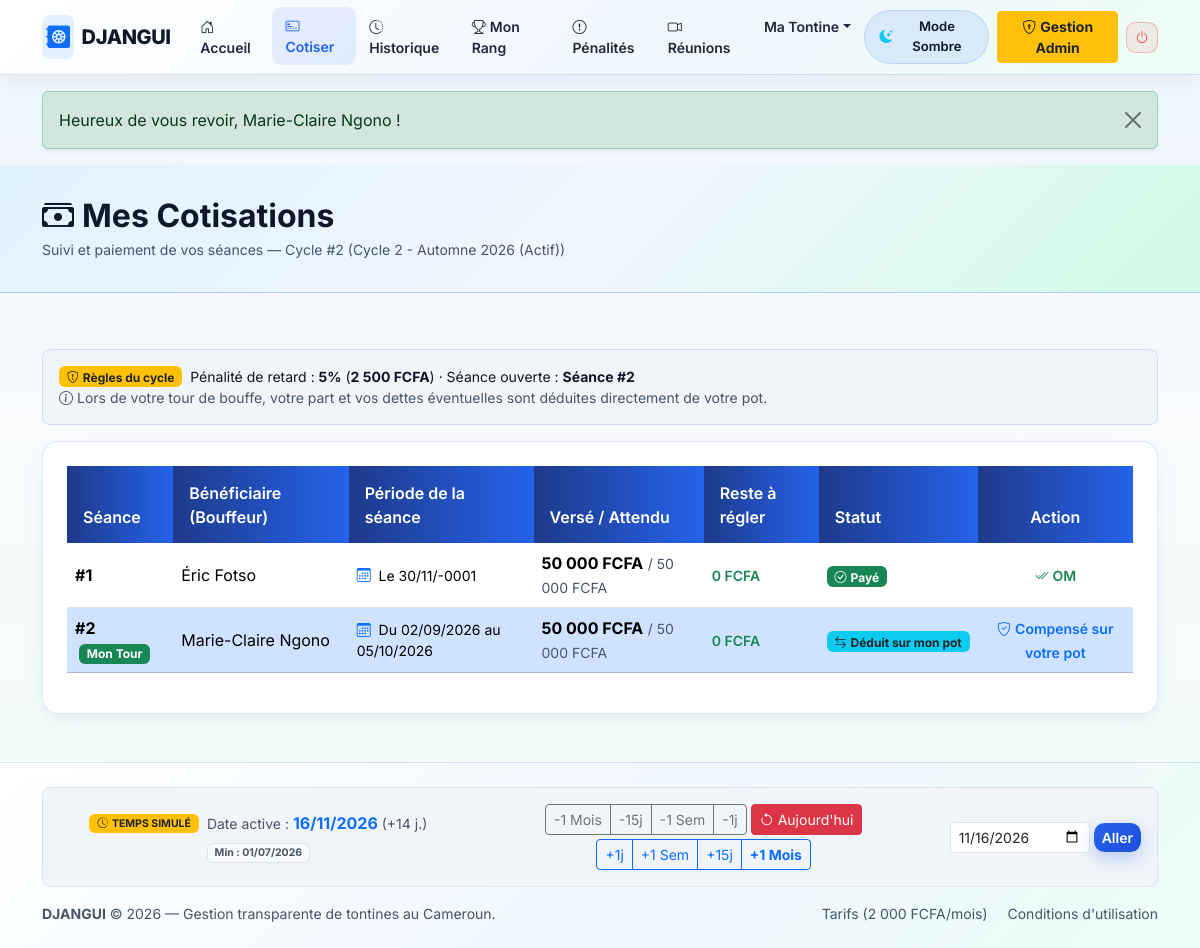
The app's page /member/contributions.php (signed in), older data.
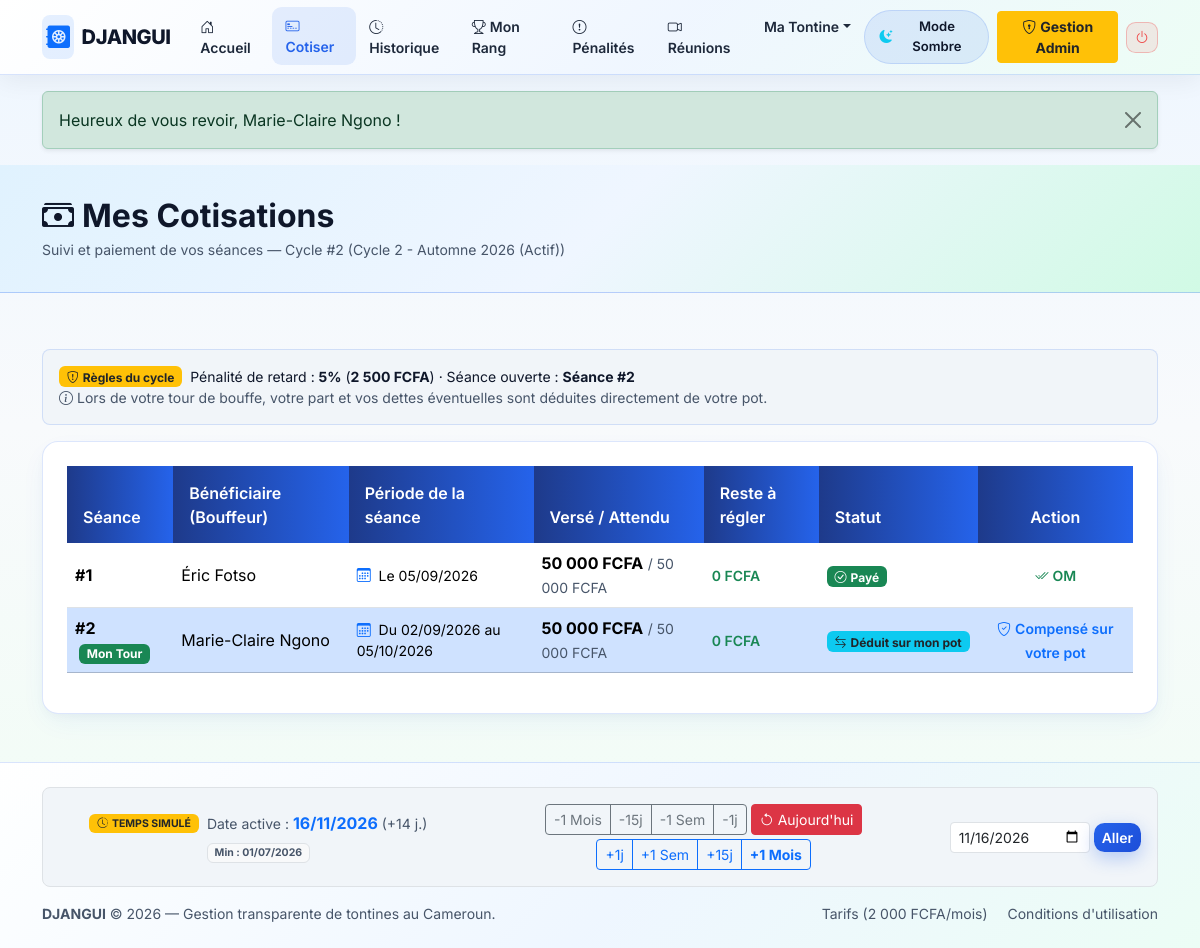
The same page, newer data.
### tables this page shows
CREATE TABLE cycles (
    id INT UNSIGNED AUTO_INCREMENT PRIMARY KEY,
    tontine_id INT UNSIGNED NOT NULL,
    numero_cycle INT UNSIGNED NOT NULL,
    titre VARCHAR(100) NOT NULL,
    montant_cotisation DECIMAL(12,2) NOT NULL,
    frequence ENUM('hebdo', 'bimensuel', 'mensuel') NOT NULL DEFAULT 'mensuel',
    jour_limite_paiement TINYINT UNSIGNED NOT NULL DEFAULT 5,
    montant_penalite_retard DECIMAL(12,2) NOT NULL DEFAULT 0.00,
    date_debut DATE NOT NULL,
    date_fin DATE DEFAULT NULL,
    statut ENUM('brouillon', 'actif', 'termine', 'annule') NOT NULL DEFAULT 'brouillon',
    date_tirage DATETIME DEFAULT NULL,
    tirage_verrouille TINYINT(1) NOT NULL DEFAULT 0,
    auteur_tirage_id INT UNSIGNED DEFAULT NULL,
    created_at DATETIME NOT NULL DEFAULT CURRENT_TIMESTAMP,

    CONSTRAINT uq_cycles_tontine_numero UNIQUE (tontine_id, numero_cycle),
    CONSTRAINT chk_cycles_montant CHECK (montant_cotisation > 0),
    CONSTRAINT chk_cycles_penalite CHECK (montant_penalite_retard >= 0),
    CONSTRAINT fk_cycles_tontine FOREIGN KEY (tontine_id) REFERENCES tontines(id) ON DELETE CASCADE ON UPDATE CASCADE,
    CONSTRAINT fk_cycles_auteur_tirage FOREIGN KEY (auteur_tirage_id) REFERENCES users(id) ON DELETE SET NULL ON UPDATE CASCADE,
    INDEX idx_cycles_tontine_statut (tontine_id, statut)
);

CREATE TABLE contributions (
    id INT UNSIGNED AUTO_INCREMENT PRIMARY KEY,
    cycle_member_id INT UNSIGNED NOT NULL COMMENT 'Le membre qui doit payer cette cotisation',
    beneficiaire_cycle_member_id INT UNSIGNED NOT NULL COMMENT 'Le bouffeur de cette seance qui recoit les fonds',
    numero_seance INT UNSIGNED NOT NULL,
    date_echeance DATE NOT NULL,
    montant_attendu DECIMAL(12,2) NOT NULL,
    montant_paye DECIMAL(12,2) NOT NULL DEFAULT 0.00,
    statut ENUM('en_attente', 'partiel', 'paye', 'en_retard') NOT NULL DEFAULT 'en_attente',
    created_at DATETIME NOT NULL DEFAULT CURRENT_TIMESTAMP,
    updated_at DATETIME NOT NULL DEFAULT CURRENT_TIMESTAMP ON UPDATE CURRENT_TIMESTAMP,

    CONSTRAINT uq_contrib_membre_seance UNIQUE (cycle_member_id, numero_seance),
    CONSTRAINT chk_contrib_attendu CHECK (montant_attendu > 0),
    CONSTRAINT chk_contrib_paye CHECK (montant_paye >= 0),
    CONSTRAINT fk_contrib_payeur FOREIGN KEY (cycle_member_id) REFERENCES cycle_members(id) ON DELETE CASCADE ON UPDATE CASCADE,
    CONSTRAINT fk_contrib_bouffeur FOREIGN KEY (beneficiaire_cycle_member_id) REFERENCES cycle_members(id) ON DELETE RESTRICT ON UPDATE CASCADE,
    INDEX idx_contrib_echeance_statut (date_echeance, statut),
    INDEX idx_contrib_bouffeur (beneficiaire_cycle_member_id)
);

### includes/functions.php (called while the page is built, shortened)
<?php
require_once __DIR__ . '/db.php';
function obtenir_decalage_temps(): int {
    $data = json_decode((string)@file_get_contents(SIM_CLOCK_FILE), true);
    return isset($data['offset_seconds']) ? (int)$data['offset_seconds'] : 0;
}
function temps_actuel(): int {
    return time() + obtenir_decalage_temps();
}
function date_actuelle(string $format = 'Y-m-d'): string {
    return date($format, temps_actuel());
}
function calculer_echeance_seance(string $date_debut_cycle, int $numero_seance, string $frequence): string {
    if ($numero_seance <= 1) {
        return date('Y-m-d', strtotime($date_debut_cycle));
    }
    $nb_periodes = $numero_seance - 1;
    $decalage = match ($frequence) {
        'hebdo'     => '+' . ($nb_periodes * 7) . ' days',
        'bimensuel' => '+' . ($nb_periodes * 15) . ' days',
        default     => '+' . $nb_periodes . ' months',
    };
    return date('Y-m-d', strtotime($date_debut_cycle . ' ' . $decalage));
}
function formater_periode_seance(string $date_debut_cycle, int $numero_seance, string $frequence, ?string $date_echeance = null): string {
    $ech = $date_echeance ?: calculer_echeance_seance($date_debut_cycle, $numero_seance, $frequence);
    if ($numero_seance <= 1) {
        return 'Le ' . date('d/m/Y', strtotime($ech));
    }
    $ech_precedente = calculer_echeance_seance($date_debut_cycle, $numero_seance - 1, $frequence);
    $debut_seance   = date('d/m/Y', strtotime($ech_precedente . ' +1 day'));
    return 'Du ' . $debut_seance . ' au ' . date('d/m/Y', strtotime($ech));
}
function obtenir_seance_ouverte_max(PDO $pdo, int $cycle_id): int {
    $stmt = $pdo->prepare("
        SELECT co.numero_seance,
               MIN(co.date_echeance) AS date_echeance,
               SUM(CASE WHEN co.cycle_member_id != co.beneficiaire_cycle_member_id AND co.montant_paye < co.montant_attendu THEN 1 ELSE 0 END) AS nb_impayes
        FROM contributions co
        INNER JOIN cycle_members cm ON cm.id = co.cycle_member_id
        WHERE cm.cycle_id = ?
        GROUP BY co.numero_seance
        ORDER BY co.numero_seance ASC
    ");
    $stmt->execute([$cycle_id]);
    $seances = $stmt->fetchAll();
    $aujourdhui = date_actuelle('Y-m-d');
    $seance_ouverte = 1;
    foreach ($seances as $s) {
        $num = (int)$s['numero_seance'];
        $ech = $s['date_echeance'];
        $impayes = (int)$s['nb_impayes'];
        $seance_ouverte = $num;
        $est_cloturee = ($impayes === 0) || (strtotime($aujourdhui) > strtotime($ech));
    }
    return $seance_ouverte;
}
function synchroniser_horloge_et_retards(PDO $pdo): void {
    $ts = temps_actuel();
    $pdo->exec("SET SESSION timestamp = " . (int)$ts);
    $pdo->exec("
        UPDATE contributions
        SET statut = CASE WHEN montant_paye > 0 THEN 'partiel' ELSE 'en_attente' END
        WHERE montant_paye < montant_attendu
          AND date_echeance >= CURDATE()
          AND statut = 'en_retard'
    ");
    $pdo->exec("
        DELETE p FROM penalties p
        INNER JOIN contributions co ON co.id = p.contribution_id
        WHERE p.statut = 'en_attente'
          AND p.type_operation = 'penalite'
          AND co.date_echeance >= CURDATE()
    ");
    $stmtCyclesActifs = $pdo->query("SELECT id, tontine_id FROM cycles WHERE statut = 'actif'");
    $cycles_actifs = $stmtCyclesActifs ? $stmtCyclesActifs->fetchAll() : [];
    foreach ($cycles_actifs as $cyc) {
        $cid = (int)$cyc['id'];
        $max_ouverte = obtenir_seance_ouverte_max($pdo, $cid);
    }
}
function e($texte) {
    return htmlspecialchars((string)$texte, ENT_QUOTES, 'UTF-8');
}
function format_fcfa($montant) {
    return number_format((float)$montant, 0, ',', ' ') . ' FCFA';
}
if (isset($pdo) && $pdo instanceof PDO) {
    synchroniser_horloge_et_retards($pdo);
}

### member/contributions.php (the view, shortened to what the changed rows need)
<?php
require_once __DIR__ . '/../includes/db.php';
require_once __DIR__ . '/../includes/functions.php';
$tontine_id = (int)$_SESSION['tontine_id'];
$user_id    = (int)$_SESSION['user_id'];
$stmtCycle = $pdo->prepare("SELECT * FROM cycles WHERE tontine_id = ? AND statut = 'actif' LIMIT 1");
$stmtCycle->execute([$tontine_id]);
$cycle = $stmtCycle->fetch();
$mon_cycle_member   = null;
$seance_max_ouverte = 1;
if ($cycle) {
    $cid = (int)$cycle['id'];
    $seance_max_ouverte = obtenir_seance_ouverte_max($pdo, $cid);
    $stmtCM = $pdo->prepare("SELECT * FROM cycle_members WHERE cycle_id = ? AND user_id = ? LIMIT 1");
    $stmtCM->execute([$cid, $user_id]);
    $mon_cycle_member = $stmtCM->fetch();
}
$montant_cotis_cycle = $cycle ? (float)$cycle['montant_cotisation'] : 0.0;
$penalite_montant    = $cycle ? (float)($cycle['montant_penalite_retard'] ?? 0) : 0.0;
$pourcentage_penalite = ($cycle && $montant_cotis_cycle > 0)
    ? round(($penalite_montant / $montant_cotis_cycle) * 100, 1)
    : 0.0;
if ($cycle && $mon_cycle_member) {
    $stmtSeances = $pdo->prepare("
        SELECT
            c.id AS contribution_id,
            c.cycle_member_id,
            c.beneficiaire_cycle_member_id,
            c.numero_seance,
            c.date_echeance,
            c.montant_attendu,
            c.montant_paye,
            c.statut AS statut_contrib,
            u_ben.nom_complet AS ben_nom,
            (SELECT p.mode_paiement FROM payments p WHERE p.contribution_id = c.id AND p.statut_paiement = 'valide' ORDER BY p.id DESC LIMIT 1) AS mode_paiement,
            (SELECT COALESCE(SUM(pen.montant), 0) FROM penalties pen WHERE pen.contribution_id = c.id AND pen.type_operation = 'penalite' AND pen.statut = 'en_attente') AS penalite_seance_attente
        FROM contributions c
        JOIN cycle_members cm_bouffeur ON cm_bouffeur.id = c.beneficiaire_cycle_member_id
        JOIN users u_ben ON u_ben.id = cm_bouffeur.user_id
        WHERE c.cycle_member_id = ?
        ORDER BY c.numero_seance ASC
    ");
    $stmtSeances->execute([(int)$mon_cycle_member['id']]);
    $seances = $stmtSeances->fetchAll();
}
require_once __DIR__ . '/../includes/header.php';
?>
<div class="page-header-dark">
    <div class="container">
        <h2 class="fw-bold mb-1"><i class="bi bi-cash-stack me-2"></i>Mes Cotisations</h2>
        <p class="text-muted mb-0 small">
            Suivi et paiement de vos séances — Cycle <?= $cycle ? '#' . (int)$cycle['numero_cycle'] . ' (' . e($cycle['titre']) . ')' : '—' ?>
        </p>
    </div>
</div>
<div class="container pb-5">
    <?php if (!$cycle): ?>
        <div class="card card-djangui hover-lift p-4 text-center mt-4">
            <i class="bi bi-info-circle display-4 text-muted"></i>
            <h5 class="mt-3">Aucun cycle actif</h5>
            <p class="text-muted">Les cotisations ne sont pas encore ouvertes pour le moment.</p>
        </div>
    <?php else: ?>
        <div class="d-flex flex-wrap justify-content-between align-items-center mt-4 mb-3 p-3 rounded-3 box-adaptive">
            <div class="d-flex align-items-center gap-2">
                <span class="badge bg-warning text-dark"><i class="bi bi-shield-exclamation me-1"></i>Règles du cycle</span>
                <span class="small">
                    Pénalité de retard : <strong><?= $pourcentage_penalite ?>%</strong> (<strong><?= format_fcfa($penalite_montant) ?></strong>) ·
                    Séance ouverte : <strong>Séance #<?= $seance_max_ouverte ?></strong>
                </span>
            </div>
            <div class="small text-muted mt-2 mt-md-0">
                <i class="bi bi-info-circle me-1"></i>Lors de votre tour de bouffe, votre part et vos dettes éventuelles sont déduites directement de votre pot.
            </div>
        </div>
        <div class="card card-djangui p-4">
            <div class="table-responsive">
                <table class="table table-djangui align-middle">
                    <thead>
                        <tr>
                            <th>Séance</th>
                            <th>Bénéficiaire (Bouffeur)</th>
                            <th>Période de la séance</th>
                            <th>Versé / Attendu</th>
                            <th>Reste à régler</th>
                            <th>Statut</th>
                            <th class="text-center">Action</th>
                        </tr>
                    </thead>
                    <tbody>
                        <?php
                        $aujourdhui = date_actuelle('Y-m-d');
                        foreach ($seances as $s):
                            $num_s          = (int)$s['numero_seance'];
                            $est_mon_tour   = ((int)$s['cycle_member_id'] === (int)$s['beneficiaire_cycle_member_id']);
                            $deja_paye      = ($s['statut_contrib'] === 'paye' || (float)$s['montant_paye'] >= (float)$s['montant_attendu']);
                            $date_ech       = strtotime($s['date_echeance']);
                            $en_retard      = (!$deja_paye && !$est_mon_tour && $date_ech < strtotime($aujourdhui));
                            $est_verrouillee = ($num_s > $seance_max_ouverte);
                            $periode_label   = formater_periode_seance($cycle['date_debut'], $num_s, $cycle['frequence'], $s['date_echeance']);
                        ?>
                        <tr class="<?= $est_mon_tour ? 'table-primary bg-opacity-10' : '' ?>">
                            <td class="fw-bold">
                                #<?= $num_s ?>
                                <?php if ($est_mon_tour): ?>
                                    <span class="badge bg-success ms-1">Mon Tour</span>
                                <?php endif; ?>
                            </td>
                            <td><?= e($s['ben_nom']) ?></td>
                            <td class="small">
                                <i class="bi bi-calendar3 me-1 text-primary"></i>
                                <?= e($periode_label) ?>
                            </td>
                            <td>
                                <strong><?= format_fcfa($s['montant_paye']) ?></strong>
                                <span class="text-muted small">/ <?= format_fcfa($s['montant_attendu']) ?></span>
                            </td>
                            <td>
                                <?php if ($deja_paye): ?>
                                    <span class="text-success small fw-semibold">0 FCFA</span>
                                <?php endif; ?>
                            </td>
                            <td>
                                <?php if ($est_mon_tour && $deja_paye): ?>
                                    <span class="badge bg-info text-dark"><i class="bi bi-arrow-left-right me-1"></i>Déduit sur mon pot</span>
                                <?php elseif ($deja_paye): ?>
                                    <span class="badge bg-success"><i class="bi bi-check-circle me-1"></i>Payé</span>
                                <?php elseif ($est_verrouillee): ?>
                                    <span class="badge bg-secondary"><i class="bi bi-lock-fill me-1"></i>Séance #<?= $num_s - 1 ?> non clôturée</span>
                                <?php elseif ($en_retard): ?>
                                    <span class="badge bg-danger"><i class="bi bi-exclamation-triangle me-1"></i>En retard</span>
                                <?php elseif ((float)$s['montant_paye'] > 0): ?>
                                    <span class="badge bg-warning text-dark"><i class="bi bi-pie-chart me-1"></i>Partiel</span>
                                <?php else: ?>
                                    <span class="badge bg-primary"><i class="bi bi-clock me-1"></i>Ouverte</span>
                                <?php endif; ?>
                            </td>
                            <td class="text-center">
                                <?php if ($est_mon_tour): ?>
                                    <span class="text-primary small fw-semibold">
                                        <i class="bi bi-shield-check me-1"></i>Compensé sur votre pot
                                    </span>
                                <?php elseif ($deja_paye): ?>
                                    <span class="text-success small fw-semibold">
                                        <i class="bi bi-check2-all me-1"></i><?= e(strtoupper($s['mode_paiement'] ?: 'RÉGLÉ')) ?>
                                    </span>
                                <?php elseif ($est_verrouillee): ?>
                                    <button type="button" class="btn btn-sm btn-outline-secondary" disabled title="Attendez la clôture de la séance précédente">
                                        <i class="bi bi-lock-fill me-1"></i>Verrouillé
                                    </button>
                                <?php endif; ?>
                            </td>
                        </tr>
                        <?php
                        endforeach;
                        ?>
                    </tbody>
                </table>
            </div>
        </div>
    <?php endif; ?>
</div>
<?php require_once __DIR__ . '/../includes/footer.php'; ?>

Row changes from the older to the newer data that the page shows:
changed through a linked row, cycles "2 500 FCFA": periode_label "Le 30/11/-0001" → "Le 05/09/2026"
